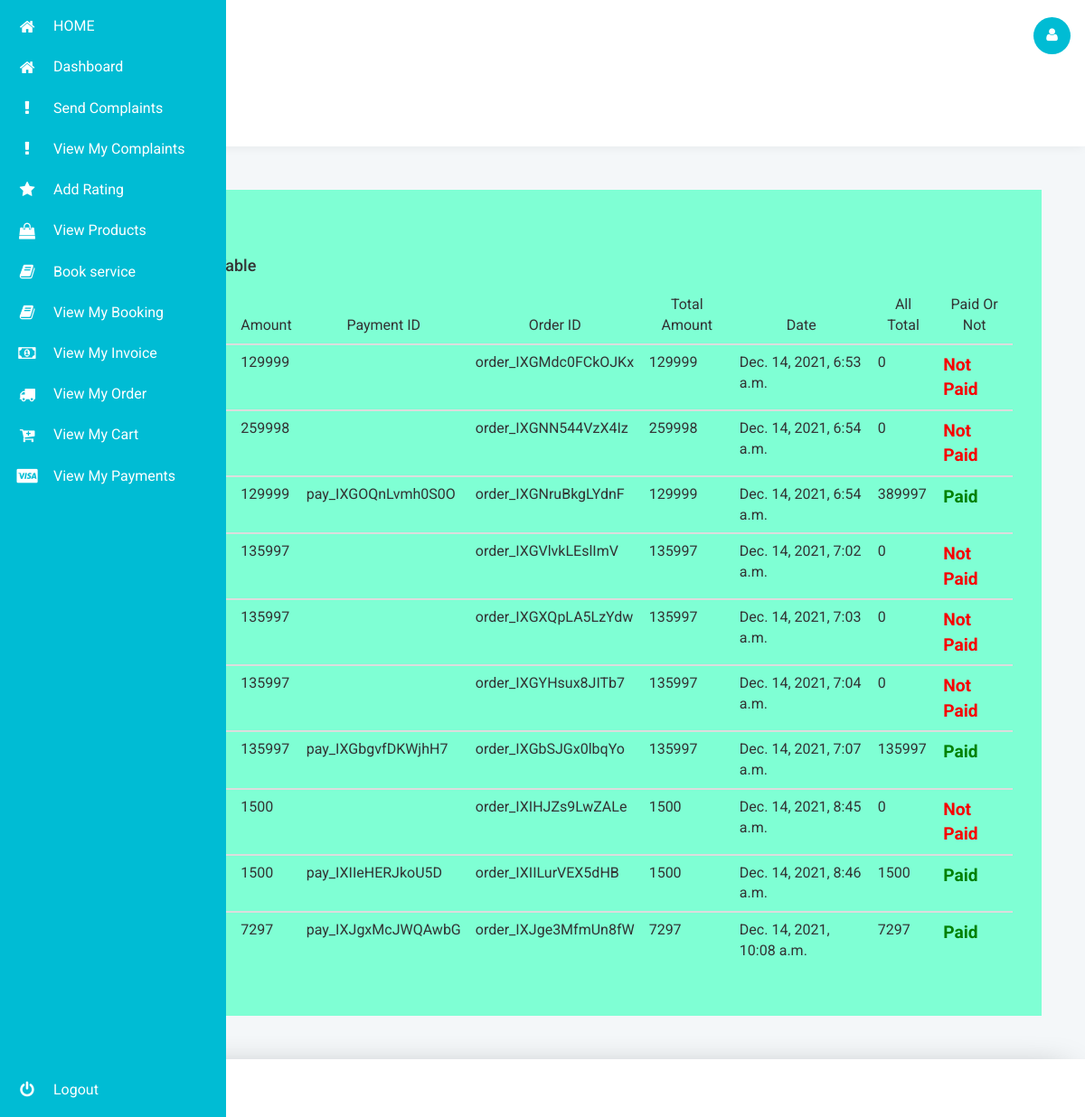
The app's page /payment/userpayment (signed in) with its own data.
### payment/models.py (models this page shows, shortened)
class Payment(models.Model):
    user=models.ForeignKey(User,on_delete=models.CASCADE,blank=True,null=True)
    amount = models.CharField(max_length=100)
    payment_id=models.CharField(max_length=200,blank=True)
    order_id=models.CharField(max_length=20,blank=True)
    is_paid=models.BooleanField(default=False)
    total_amount=models.PositiveIntegerField(default=0)
    all_total=models.PositiveIntegerField(default=0)
    date=models.DateTimeField(default=timezone.now)

### payment/views.py (the view)
# urls.py: path('userpayment',views.userpaymentview,name='userpayment')
def userpaymentview(request):
    userpay=Payment.objects.filter(user=request.user)
    return render(request,'payment/userpayment.html',{'userpay':userpay})

### templates/payment/userpayment.html (shortened to what this page needs)
<!DOCTYPE html>
<head>
<link href="/static/css2/style.css" rel='stylesheet' type='text/css'/>
	<link href="/static/css2/popuo-box.css" rel="stylesheet" type="text/css" media="all" />
<link rel="stylesheet" href="/static/css3/bootstrap.css">
<link href="/static/css3/style.css" rel='stylesheet' type='text/css' />
<link rel="stylesheet" href="/static/css3/font.css" type="text/css"/>
<link href="/static/css3/font-awesome.css" rel="stylesheet">
<link rel="stylesheet" href="/static/css3/morris.css">
</head>
<body class="dashboard-page">
	<nav class="main-menu">
		<ul>
            <li>
				<a href="{% url 'index' %}">
					<i class="fa fa-home nav_icon"></i>
					<span class="nav-text">
					HOME
					</span>
				</a>
			</li>
			<li>
				<a href="{% url 'dashboard' %}">
					<i class="fa fa-home nav_icon"></i>
					<span class="nav-text">
					Dashboard
					</span>
				</a>
			</li>
            {%  if user.is_superuser %}
			<li>
				<a href="{% url 'admin:index' %}">
					<i class="fa fa-user nav-icon"></i>
					<span class="nav-text">
						Admin
					</span>
				</a>
			</li>
			<li>
				<a href="{% url 'make_invoice' %}">
					<i class="fa fa-money nav-icon"></i>
					<span class="nav-text">
					Make Invoice
					</span>
				</a>
			</li>
			<li>
				<a href="{% url 'recieved_booking' %}">
					<i class="fa fa-get-pocket nav-icon"></i>
					<span class="nav-text">
					Received Item
					</span>
				</a>
			</li>
			<li>
				<a href="{% url 'add_category' %}">
					<i class="fa fa-bars nav-icon"></i>
					<span class="nav-text">
					Add Products Category
					</span>
				</a>
			</li>
			<li>
				<a href="{% url 'category_list' %}">
					<i class="fa fa-eye nav-icon"></i>
					<span class="nav-text">
					View Products Category
					</span>
				</a>
			</li>
			<li>
				<a href="{% url 'product_create' %}">
					<i class="fa fa-plus nav-icon"></i>
					<span class="nav-text">
					Add Products
					</span>
				</a>
			</li>
			<li>
				<a href="{% url 'product_list1' %}">
					<i class="fa fa-eye nav-icon"></i>
					<span class="nav-text">
					View Products
					</span>
				</a>
			</li>
			<li>
				<a href="{% url 'payment:allpayment' %}">
					<i class="fa fa-paypal nav-icon" aria-hidden="true"></i>
					<span class="nav-text">
					View Payments
					</span>
				</a>
			</li>
			<li>
				<a href="{% url 'all_complaint' %}">
					<i class="fa fa-exclamation-circle nav-icon" aria-hidden="true"></i>
					<span class="nav-text">
					View Complaints
					</span>
				</a>
			</li>
            <li>
				<a href="{% url 'all_booking' %}">
					<i class="fa fa-book nav-icon" aria-hidden="true"></i>
					<span class="nav-text">
					View Bookings
					</span>
				</a>
			</li>
            <li>
				<a href="{% url 'add_rating' %}">
					<i class="fa fa-star nav-icon" aria-hidden="true"></i>
					<span class="nav-text">
					View Ratings
					</span>
				</a>
			</li>
			{% else %}
            <li>
				<a href="{% url 'send_complaint' %}">
					<i class="fa fa-exclamation nav-icon"></i>
					<span class="nav-text">
					Send Complaints
					</span>
				</a>
			</li>
            <li>
				<a href="{% url 'my_complint' %}">
					<i class="fa fa-exclamation nav-icon"></i>
					<span class="nav-text">
					View My Complaints
					</span>
				</a>
			</li>
            <li>
				<a href="{% url 'add_rating' %}">
					<i class="fa fa-star nav-icon"></i>
					<span class="nav-text">
					Add Rating
					</span>
				</a>
			</li>
            <li>
				<a href="{% url 'product' %}">
					<i class="fa fa-shopping-bag nav-icon"></i>
					<span class="nav-text">
					View Products
					</span>
				</a>
			</li>
            <li>
				<a href="{% url 'book_service' %}">
					<i class="fa fa-book nav-icon"></i>
					<span class="nav-text">
					Book service
					</span>
				</a>
			</li>
            <li>
				<a href="{% url 'my_booking' %}">
					<i class="fa fa-book nav-icon"></i>
					<span class="nav-text">
					View My Booking
					</span>
				</a>
			</li>
			<li>
				<a href="{% url 'my_invoices' %}">
					<i class="fa fa-money nav-icon"></i>
					<span class="nav-text">
					View My Invoice
					</span>
				</a>
			</li>
            <li>
				<a href="{% url 'orders:neworder' %}">
					<i class="fa fa-truck nav-icon"></i>
					<span class="nav-text">
					View My Order
					</span>
				</a>
			</li>
            <li>
				<a href="{% url 'cart:cart_detail' %}">
					<i class="fa fa-cart-plus nav-icon"></i>
					<span class="nav-text">
					View My Cart
					</span>
				</a>
			</li>
			<li>
				<a href="{% url 'payment:userpayment' %}">
					<i class="fa fa-cc-visa nav-icon"></i>
					<span class="nav-text">
					View My Payments
					</span>
				</a>
			</li>
            {% endif %}
		</ul>
		<ul class="logout">
			<li>
			<a href="{% url 'user_logout' %}">
			<i class="icon-off nav-icon"></i>
			<span class="nav-text">
			Logout
			</span>
			</a>
			</li>
		</ul>
	</nav>
	<section class="wrapper scrollable">
		<nav class="user-menu">
		</nav>
		<section class="title-bar">
			<div class="logo">
				<h1><a href="{% url 'dashboard' %}"><img src="/static/images3/logo.png" alt="" />Laptop Service</a></h1>
			</div>
			<div class="header-right">
				<div class="profile_details_left">
					<div class="profile_details">
						<ul>
							<li class="dropdown profile_details_drop">
								<a href="#" class="dropdown-toggle" data-toggle="dropdown" aria-expanded="false">
									<div class="profile_img">
										<span class="prfil-img"><i class="fa fa-user" aria-hidden="true"></i></span>
									</div>
								</a>
							</li>
						</ul>
					</div>
				</div>
			</div>
			<div class="clearfix"> </div>
		</section>
		<div class="main-grid">
			<div style="background-color: aquamarine;padding-left: 2em;padding-right: 2em;padding-top: 2em;padding-bottom: 2em;">
{% block content %}
		<div id="page-wrapper">
			<div class="main-page">
				<div class="tables">
					<h3 class="title1">Tables</h3>
					<div class="panel-body widget-shadow">
						<h4>Payments Table </h4>
					</div>
						<table class="table">
							<thead>
								<tr>
								  <th>Customer Name</th>
								  <th>Amount</th>
								  <th>Payment ID</th>
                                  <th>Order ID</th>
                                  <th>Total Amount </th>
                                  <th>Date</th>
                                  <th>All Total</th>
                                  <th>Paid Or Not</th>
								</tr>
							</thead>
							{% for l in userpay %}
							<tbody>
								<tr>
								  <td>{{l.user}}</td>
								  <td>{{l.amount}}</td>
                                  <td>{{l.payment_id}}</td>
                                  <td>{{l.order_id}}</td>
                                  <td>{{l.total_amount}}</td>
                                  <td>{{l.date}}</td>
                                  <td>{{l.all_total}}</td>
								  {% if l.is_paid == True %}
                                  <td style="color: green;font-weight: bold;font-size: 1.2em;">Paid</td>
								  {% else %}
								  <td style="color: rgb(247, 0, 0);font-weight: bold;font-size: 1.2em;">Not Paid</td>
								  {% endif %}
								</tr>
							</tbody>
							{% endfor %}
						</table>
					</div>
				</div>
			</div>
		</div>
		{% endblock %}
	</div>
<div class="footer">
</div>
</section>
</body>
</html>

### account/static/css2/style.css (style rules this page uses)
html,body,div,span,applet,object,iframe,h1,h2,h3,h4,h5,h6,p,blockquote,pre,a,abbr,acronym,address,big,cite,code,del,dfn,em,img,ins,kbd,q,s,samp,small,strike,strong,sub,sup,tt,var,b,u,i,dl,dt,dd,ol,nav ul,nav li,fieldset,form,label,legend,table,caption,tbody,tfoot,thead,tr,th,td,article,aside,canvas,details,embed,figure,figcaption,footer,header,hgroup,menu,nav,output,ruby,section,summary,time,mark,audio,video { margin:0;padding:0;border:0;font-size:100%;font:inherit;vertical-align:baseline; }
article, aside, details, figcaption, figure,footer, header, hgroup, menu, nav, section { display: block; }
ol,ul { list-style:none;margin:0px;padding:0px; }
table { border-collapse:collapse;border-spacing:0; }
a { text-decoration:none; }
body { font-family: 'Roboto Condensed', sans-serif; background: url(../images/bg40.jpg)no-repeat 0px 0px; background-size: cover; background-position:center; background-attachment:fixed; }
h1,h2 { font-family: 'Montserrat', sans-serif; }
h1 { color: #fff; font-size: 40px; margin: 110px 0px 70px; letter-spacing: 4px; word-spacing: 13px; text-transform: uppercase; text-align: center; }
@media (max-width:1440px) { h1 { font-size: 39px; margin: 60px 0px 45px; } }
@media (max-width:1366px) { h1 { font-size: 34px; margin: 55px 0px 40px; } }
@media (max-width:1280px) { h1 { margin: 60px 0px 44px; } }

### records on screen
Payment: amount "129999", order_id "order_IXGMdc0FCkOJKx", total_amount "129999", date "Dec. 14, 2021, 6:53 a.m.", all_total "0", is_paid "Not Paid"
Payment: amount "259998", order_id "order_IXGNN544VzX4Iz", total_amount "259998", date "Dec. 14, 2021, 6:54 a.m.", all_total "0", is_paid "Not Paid"
Payment: amount "129999", payment_id "pay_IXGOQnLvmh0S0O", order_id "order_IXGNruBkgLYdnF", total_amount "129999", date "Dec. 14, 2021, 6:54 a.m.", all_total "389997", is_paid "Paid"
Payment: amount "135997", order_id "order_IXGVlvkLEslImV", total_amount "135997", date "Dec. 14, 2021, 7:02 a.m.", all_total "0", is_paid "Not Paid"
Payment: amount "135997", order_id "order_IXGXQpLA5LzYdw", total_amount "135997", date "Dec. 14, 2021, 7:03 a.m.", all_total "0", is_paid "Not Paid"
Payment: amount "135997", order_id "order_IXGYHsux8JITb7", total_amount "135997", date "Dec. 14, 2021, 7:04 a.m.", all_total "0", is_paid "Not Paid"
Payment: amount "135997", payment_id "pay_IXGbgvfDKWjhH7", order_id "order_IXGbSJGx0lbqYo", total_amount "135997", date "Dec. 14, 2021, 7:07 a.m.", all_total "135997", is_paid "Paid"
Payment: amount "1500", order_id "order_IXIHJZs9LwZALe", total_amount "1500", date "Dec. 14, 2021, 8:45 a.m.", all_total "0", is_paid "Not Paid"
Payment: amount "1500", payment_id "pay_IXIIeHERJkoU5D", order_id "order_IXIILurVEX5dHB", total_amount "1500", date "Dec. 14, 2021, 8:46 a.m.", all_total "1500", is_paid "Paid"
Payment: amount "7297", payment_id "pay_IXJgxMcJWQAwbG", order_id "order_IXJge3MfmUn8fW", total_amount "7297", date "Dec. 14, 2021, 10:08 a.m.", all_total "7297", is_paid "Paid"
